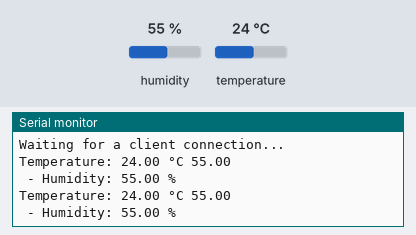
Bench run of a sketch on a simulated ESP32. On the bench: the last lines printed to the serial monitor. The test bench sets the inputs (shaded band); at power-on: humidity 55 %, temperature 24 °C. Nothing arrives over Bluetooth unless stated; a phone connects over Bluetooth LE 3 s after start.

Above: at 6.8 s.
6.9 s: humidity set to 22 %
At 10.3 s:
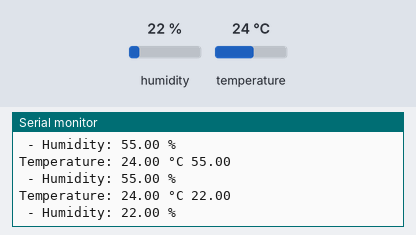
11.4 s: temperature set to 12 °C
At 13.5 s:
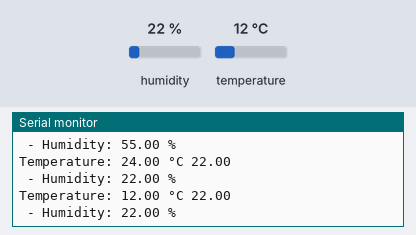
15.9 s: humidity set to 40 %
At 18.7 s:
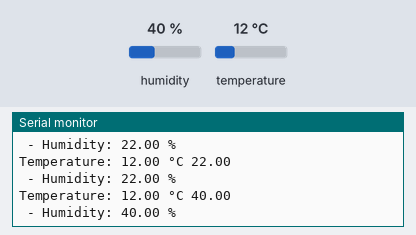
Timing chart, 0 to 20.2 s (numbered marks = the images above; inputs shaded):
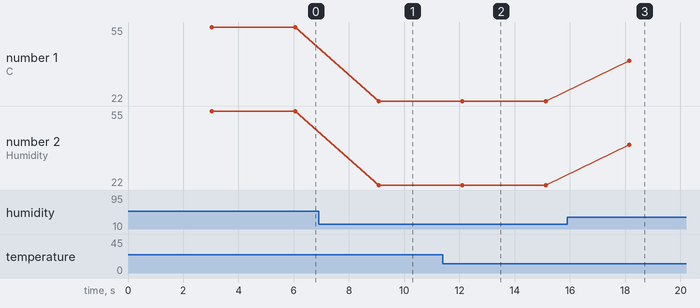

Measured:
- after the input at 6.9 s, the serial monitor: prints a new line after 2.2 s (image 1)
- after the input at 11.4 s, the serial monitor: prints a new line after 0.70 s (image 2)
- after the input at 15.9 s, the serial monitor: prints a new line after 2.2 s (image 3)
- plotted number 1: 55 → 22 after the input at 6.9 s, 22 → 40 after the input at 15.9 s
- plotted number 2: 55 → 22 after the input at 6.9 s, 22 → 40 after the input at 15.9 s

The sketch:

IoT25-HW05Server.ino
```cpp
#include <BLEDevice.h>
#include <BLEServer.h>
#include <BLEUtils.h>
#include <BLE2902.h>
#include <DHT.h>

// BLE server name
#define bleServerName "BME280_ESP32"

// DHT 설정
#define DHTPIN 4          // DHT11 데이터 핀 연결한 GPIO 번호
#define DHTTYPE DHT11     // 센서 종류 지정
DHT dht(DHTPIN, DHTTYPE);

float temp;
float hum;

// Timer variables
unsigned long lastTime = 0;
unsigned long timerDelay = 3000;

bool deviceConnected = false;

// UUIDs
#define SERVICE_UUID "91bad492-b950-4226-aa2b-4ede9fa42f59"
BLECharacteristic dhtTemperatureCharacteristics("cba1d466-344c-4be3-ab3f-189f80dd7518", BLECharacteristic::PROPERTY_NOTIFY);
BLEDescriptor dhtTemperatureDescriptor(BLEUUID((uint16_t)0x2902));

BLECharacteristic dhtHumidityCharacteristics("ca73b3ba-39f6-4ab3-91ae-186dc9577d99", BLECharacteristic::PROPERTY_NOTIFY);
BLEDescriptor dhtHumidityDescriptor(BLEUUID((uint16_t)0x2903));

// BLE 연결 콜백
class MyServerCallbacks: public BLEServerCallbacks {
  void onConnect(BLEServer* pServer) {
    deviceConnected = true;
  };
  void onDisconnect(BLEServer* pServer) {
    deviceConnected = false;
  }
};

void setup() {
  Serial.begin(115200);
  dht.begin();  // DHT 센서 시작

  // BLE 초기화
  BLEDevice::init(bleServerName);
  BLEServer *pServer = BLEDevice::createServer();
  pServer->setCallbacks(new MyServerCallbacks());

  BLEService *dhtService = pServer->createService(SERVICE_UUID);

  // 온도
  dhtService->addCharacteristic(&dhtTemperatureCharacteristics);
  dhtTemperatureDescriptor.setValue("DHT11 temperature Celsius");
  dhtTemperatureCharacteristics.addDescriptor(&dhtTemperatureDescriptor);

  // 습도
  dhtService->addCharacteristic(&dhtHumidityCharacteristics);
  dhtHumidityDescriptor.setValue("DHT11 humidity");
  dhtHumidityCharacteristics.addDescriptor(&dhtHumidityDescriptor);

  dhtHumidityCharacteristics.addDescriptor(new BLE2902());

  dhtService->start();

  BLEAdvertising *pAdvertising = BLEDevice::getAdvertising();
  pAdvertising->addServiceUUID(SERVICE_UUID);
  pServer->getAdvertising()->start();
  Serial.println("Waiting for a client connection...");
}

void loop() {
  if (deviceConnected) {
    if ((millis() - lastTime) > timerDelay) {
      // DHT11에서 읽기
      temp = dht.readTemperature(); // 섭씨
      hum = dht.readHumidity();

      if (isnan(temp) || isnan(hum)) {
        Serial.println("DHT 센서에서 값을 읽지 못했습니다!");
        return;
      }

      // 온도 전송
      static char temperatureChar[6];
      dtostrf(temp, 6, 2, temperatureChar);
      dhtTemperatureCharacteristics.setValue(temperatureChar);
      dhtTemperatureCharacteristics.notify();
      Serial.print("Temperature: ");
      Serial.print(temp);
      Serial.print(" °C");

      static char humidityChar[8];  // 여유있는 크기
      dtostrf(hum, 6, 2, humidityChar);
      // 종료문자 직접 삽입은 제거, dtostrf가 이미 처리
      Serial.println(humidityChar);

      dhtHumidityCharacteristics.setValue(humidityChar);
      dhtHumidityCharacteristics.notify();

      Serial.print(" - Humidity: ");
      Serial.print(hum);
      Serial.println(" %");

      lastTime = millis();
    }
  }
}
```
